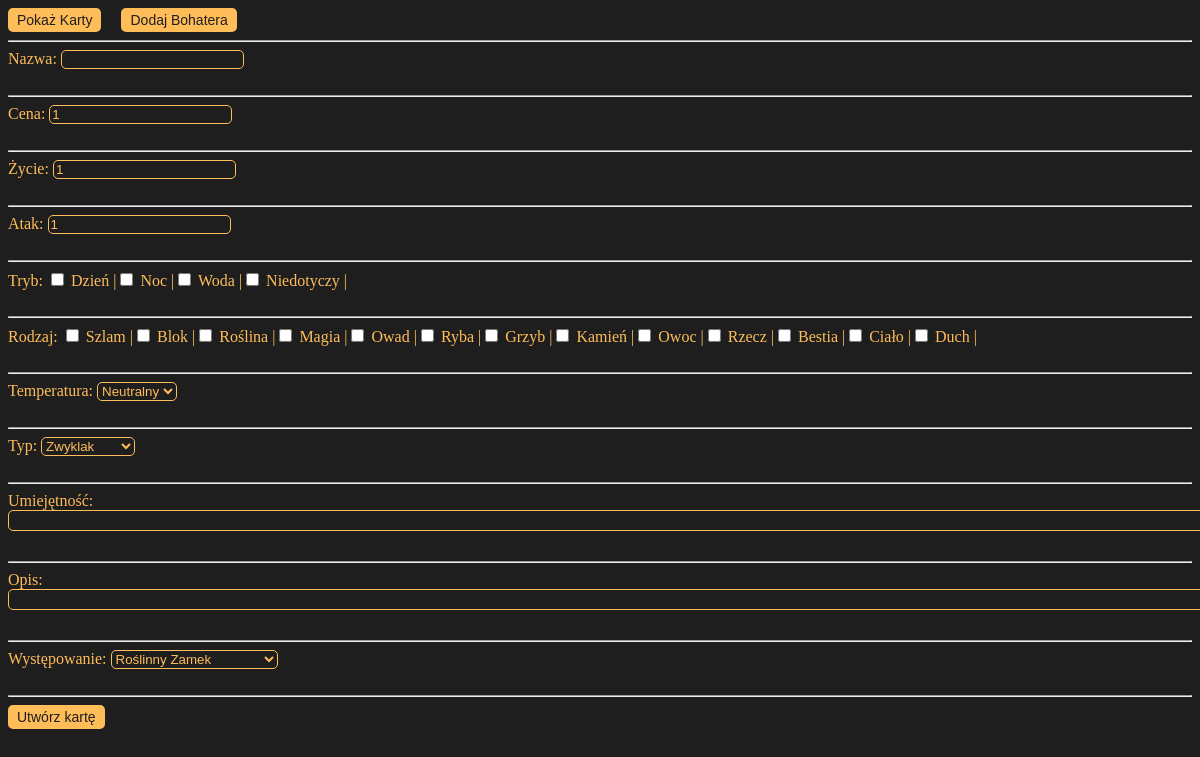
The page / on the database its author committed.
### tables this page shows
CREATE TABLE `tryb` (
  `id` int(11) NOT NULL,
  `Nazwa` varchar(50) NOT NULL,
  `Opis` text NOT NULL
);

CREATE TABLE `rodzaj` (
  `id` int(11) NOT NULL,
  `Nazwa` varchar(50) NOT NULL,
  `Opis` text NOT NULL
);

### index.php (the view, shortened to what this page needs)
<!doctype html>
<html lang="pl">
<head>
    <link rel="stylesheet" href="main.css">
</head>
<body>
    <?php
        $baza = new mysqli("localhost", "root", "", "karty_ike");
    ?>
    <div style="float: left; padding-right: 20px">
        <form action="show.php">
            <button>Pokaż Karty</button>
        </form>
    </div>
    <div>
        <form action="dodaj_bohatera.php">
            <button>Dodaj Bohatera</button>
        </form>
    </div><hr>
    <form method="POST" action="dodaj.php">
        <label for="nazwa">Nazwa: </label><input type="text" id="nazwa" name="nazwa"><br><br><hr>
        <label for="cena">Cena: </label><input type="number" id="cena" name="cena" value="1"><br><br><hr>
        <label for="hp">Życie: </label><input type="number" id="hp" name="hp" value="1"><br><br><hr>
        <label for="atak">Atak: </label><input type="number" id="atak" name="atak" value="1"><br><br><hr>
        <?php
            echo '<a>Tryb: </a>';
            $sql = "SELECT Nazwa FROM tryb";
            $result = $baza->query($sql);
            $n = 1;
            if ($result->num_rows > 0) {
                while ($row = $result->fetch_assoc()) {
                    echo '<input type="checkbox" name="tryb[]" value="'.$n.'"> '.$row["Nazwa"].' |';
                    $n += 1;
                }
            }
            echo '<br><br><hr>';
            echo '<a>Rodzaj: </a>';
            $sql = "SELECT Nazwa FROM rodzaj";
            $result = $baza->query($sql);
            $n = 1;
            if ($result->num_rows > 0) {
                while ($row = $result->fetch_assoc()) {
                    echo '<input type="checkbox" name="rodzaj[]" value="'.$n.'"> '.$row["Nazwa"].' |';
                    $n += 1;
                }
            }
            echo '<br><br><hr>';
            echo '<label for="temp">Temperatura: </label><select id="temp" name="temp">';
            $sql = "SELECT Nazwa FROM temperatura";
            $result = $baza->query($sql);
            $n = 1;
            if ($result->num_rows > 0) {
                while ($row = $result->fetch_assoc()) {
                    echo '<option value='.$n.'>'.$row["Nazwa"].'</option>';
                    $n += 1;
                }
            }
            echo '</select><br><br><hr>';
            echo '<label for="typ">Typ: </label><select id="typ" name="typ">';
            $sql = "SELECT Nazwa FROM typ";
            $result = $baza->query($sql);
            $n = 1;
            if ($result->num_rows > 0) {
                while ($row = $result->fetch_assoc()) {
                    echo '<option value='.$n.'>'.$row["Nazwa"].'</option>';
                    $n += 1;
                }
            }
            echo '</select><br><br><hr>';
        ?>
        <label for="sks">Umiejętność: </label><textarea id="sks" name="sks" rows="1" cols="150"></textarea><br><br><hr>
        <label for="opis">Opis: </label><textarea id="opis" name="opis" rows="1" cols="150"></textarea><br><br><hr>
        <?php
            echo '<label for="wystepowanie">Występowanie: </label><select id="wystepowanie" name="wystepowanie">';
                $sql = "SELECT Nazwa FROM wystepowanie";
                $result = $baza->query($sql);
                $n = 1;
                if ($result->num_rows > 0) {
                    while ($row = $result->fetch_assoc()) {
                        echo '<option value='.$n.'>'.$row["Nazwa"].'</option>';
                        $n += 1;
                    }
                }
                echo '</select><br><br><hr>';
        ?>
        <button>Utwórz kartę</button><br><br>
    </form>
</body>
</html>

### main.css (style rules this page uses)
body { background-color: #1e1e1e; color: #ffbd59; }
input[type="text"], input[type="number"] { background-color: #1e1e1e; color: #ffbd59; border: 1px solid #ffbd59; border-radius: 5px; -moz-appearance: textfield; }
textarea { background-color: #1e1e1e; color: #ffbd59; border: 1px solid #ffbd59; border-radius: 5px; }
select { background-color: #1e1e1e; color: #ffbd59; border: 1px solid #ffbd59; border-radius: 5px; }
button { background-color: #ffbd59; font-size: 14px; color: #1e1e1e; border: 3px solid #ffbd59; border-radius: 5px; }

### rows shown on the page
tryb: Nazwa "Dzień"
tryb: Nazwa "Noc"
tryb: Nazwa "Woda"
tryb: Nazwa "Niedotyczy"
rodzaj: Nazwa "Szlam"
rodzaj: Nazwa "Blok"
rodzaj: Nazwa "Roślina"
rodzaj: Nazwa "Magia"
rodzaj: Nazwa "Owad"
rodzaj: Nazwa "Ryba"
rodzaj: Nazwa "Grzyb"
rodzaj: Nazwa "Kamień"
rodzaj: Nazwa "Owoc"
rodzaj: Nazwa "Rzecz"
rodzaj: Nazwa "Bestia"
rodzaj: Nazwa "Ciało"
rodzaj: Nazwa "Duch"

### other values the page prints
form field temp "Neutralny"
form field typ "Zwyklak"
form field wystepowanie "Roślinny Zamek"
